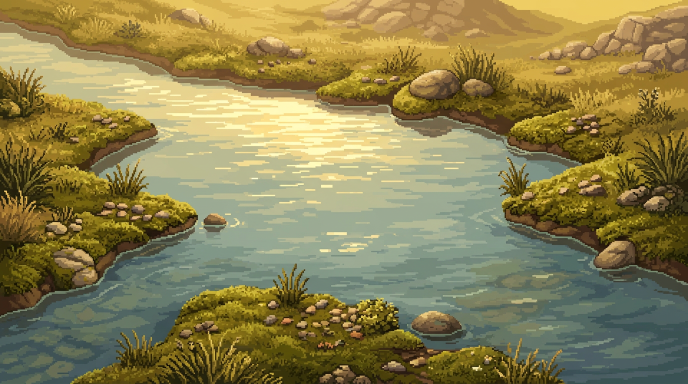
#> input picture tools/art/sources/brook_environment.png, 1376 x 768 px (shown at 1/2 size)
$ python -i river_detail.py   (imports and definitions only)
#> lines starting #> are read from the running program, lines starting #| are printed output that depends on the picture; after the words box and inside, x2 and y2 are one past the last pixel; in counts of white or black regions, pixels touching at a corner belong together
#!/usr/bin/env python3
"""Repaint the Elah river's water surface in the painterly ground's language.

WHY THIS EXISTS: after the ground-detail pass the meadow, earth, path and paving
were painted at a fine grain, while the brook was still the older tile-sprite
water — smooth, cyan and visibly built from repeated 16-pixel strokes. Standing
at the ford, the water read as a different, much flatter picture than the grass
one step away from it.

WHAT IS AND IS NOT CHANGED:

* Only pixels that are actually painted water are repainted. The mask is
  derived from the painting itself (saturation/value/hue, then a closing pass),
  not from the tile grid alone, so the irregular bank, the reeds, the sunlit
  stones and their foam edges keep their exact pixels. The few-pixel rim around
  every stone is deliberately left alone: it is what makes the stones sit in
  the water instead of floating on a new texture.
* The shallow ford keeps its pale sand bar and its wide pale band, because the
  new surface is built from the old water's own low frequencies, cooled toward
  the stream's teal only in the darker, deeper parts.
* The surface is sampled from three independent water paintings in unique crops
  (the same anti-repetition scheme the meadow uses) and built in five layers:
  fine grain, mid grain, broad current bands stretched along the flow, short
  broken dashes and small colour dabs. The grain fades out on the bright ford so
  the shallows stay calm instead of cracking into ice.
* The water keeps the stream's own colour: measured, the muted pass sat at about
  16% saturation and 123 degrees, i.e. wet stone, so the deep water is pulled
  toward 108 degrees and a higher saturation floor while the pale ford stays
  warm. A gentle vertical gradient darkens the water under the far bank.
* Water within a few pixels of a stone or the bank is darkened, so stones sit in
  the stream rather than on top of it, and three fading rings of disturbed water
  are drawn around every stone's real hole in the mask. Only water pixels
  change.
* The surface is finally posterised and stroked at brush size, because detail
  smaller than a screen pixel averages into blur.
* The stones themselves get their own pass: their interiors are unsharp-masked
  and flattened onto a few values so their facets read as paint, while the
  three-pixel ring that beds each stone in the water keeps its exact pixels.
* Collision, shore geometry, the crossing's walkable tiles, props and saves are
  untouched. This is a texture pass on `world_elah_refined_*` only.

The result is deterministic for the pinned Pillow version and fails closed: if
the Elah grid or the painted shore no longer match the layout this was tuned on,
the old water is preserved rather than a guessed repaint.
"""
from pathlib import Path
import math
import random

from PIL import Image, ImageChops, ImageDraw, ImageFilter, ImageOps, ImageStat

ROOT = Path("tools/art/sources")
# The visible brook band inside the 4x painted ground. Derived from the two
# authored water rows and kept wide enough to include the painted bank edges.
BAND_TOP = 1500
BAND_BOTTOM = 1900
WATER_ROWS = [26, 27]
SHALLOW = {(x, y) for y in range(24, 30) for x in range(12, 20)}
# Three independent painted water sources. The first two were generated for
# this pass; the third is the reviewed ripple candidate from the previous
# session. Each is sampled in unique crops, never stamped as a complete tile.
SOURCES = ("river_surface_mid.png", "river_surface_shallow.png",
           "river_ripples_source.png")
PATCH = 320
OVERLAP = 110
# Water is smoother than grass: detail is added at a lower gain and the source
# field is stretched horizontally first so the strokes read as current rather
# than as generic texture.
FINE_GAIN = 0.22
MID_GAIN = 0.20
COARSE_GAIN = 0.20
TEAL = (92, 124, 136)
TEAL_AMOUNT = 0.30
# Only the broad current bands are stretched along the flow; the fine grain is
# sampled square, so the surface keeps the meadow's painterly dabs instead of a
# lacquered horizontal sheen.
COARSE_STRETCH = 2.4
BANK_SHADE = 0.30


def _rect_mask(size, top, bottom):
    mask = Image.new("L", size, 0)
    ImageDraw.Draw(mask).rectangle((0, max(0, top), size[0] - 1, min(size[1] - 1, bottom)),
                                   fill=255)
    return mask


def water_mask(band, water_rows=WATER_ROWS):
    """Select painted water: low-saturation, light, blue-green pixels.

    Stones are saturated warm/dark and grass is saturated green, so both fall
    outside the thresholds. The band rectangle stops the classifier from
    reaching grass above and below the brook.
    """
    hue, saturation, value = band.convert("HSV").split()
    selected = ImageChops.multiply(
        ImageChops.multiply(hue.point(lambda v: 255 if 14 < v < 175 else 0),
                            saturation.point(lambda v: 255 if v < 92 else 0)),
        value.point(lambda v: 255 if v > 110 else 0))
    # The painted water reaches a little past the authored water tiles; keep a
    # fixed margin around those rows and nothing beyond it.
    top = water_rows[0] * 64 - BAND_TOP - 48
    bottom = (water_rows[-1] + 1) * 64 - BAND_TOP + 58
    selected = ImageChops.multiply(selected, _rect_mask(band.size, top, bottom))
    # Close pinholes and remove isolated specks, but preserve the stone rims.
    return selected.filter(ImageFilter.MaxFilter(5)).filter(ImageFilter.MinFilter(5))


# [22 lines left out: functions supports, normalise_water, not called in this run]


def detail_field(size, seed=9173):
    """A unique, non-repeating field of painted water crops."""
    images = [normalise_water(Image.open(ROOT / name).convert("RGB")) for name in SOURCES]
    for name, image in zip(SOURCES, images):
        if min(image.size) < PATCH:
            raise ValueError("water detail source is too small: " + name)
    rng = random.Random(seed)
    result = Image.new("RGB", size, (146, 150, 140))
    step = PATCH - OVERLAP
    used = set()
    previous_row = []
    for y in range(0, size[1], step):
        row = []
        for column, x in enumerate(range(0, size[0], step)):
            excluded = set()
            if column:
                excluded.add(row[-1])
            if column < len(previous_row):
                excluded.add(previous_row[column])
            options = [i for i in range(len(images)) if i not in excluded]
            index = rng.choice(options)
            row.append(index)
            source = images[index]
            for _attempt in range(500):
                left = rng.randrange(source.width - PATCH + 1)
                top = rng.randrange(source.height - PATCH + 1)
                if (index, left, top) not in used:
                    used.add((index, left, top))
                    break
            else:
                raise ValueError("could not choose a unique water crop")
            piece = source.crop((left, top, left + PATCH, top + PATCH))
            if rng.random() < 0.5:
                piece = piece.transpose(Image.Transpose.FLIP_LEFT_RIGHT)
            result.paste(piece, (x, y), _patch_feather(x > 0, y > 0))
        previous_row = row
    return result


# [13 lines left out: function _patch_feather, not called in this run]


_FEATHER_CACHE = {}


def _luminance_detail(field, radius):
    return ImageChops.subtract(field, field.filter(ImageFilter.GaussianBlur(radius)),
                               1.0, 128).convert("L")


# [19 lines left out: functions _add_luminance, _attenuate, not called in this run]


def _cool(base):
    """Cool the deeper water, leaving the bright ford sand pale and warm."""
    weight = base.convert("L").point(
        lambda lum: round(TEAL_AMOUNT * 255 * (1.0 - max(0.0, min(1.0, (lum - 120) / 120)))))
    teal = Image.new("RGB", base.size, TEAL)
    return Image.composite(teal, base, weight)


# [291 lines left out: functions _current_strokes, _colour_dabs, _ripple_rings, _depth_tone, _tint, _bank_shading and 6 more, not called in this run]


def paint(image):
    """Return the image with only its painted water surface repainted."""
    width, height = image.size
    band = image.crop((0, BAND_TOP, width, BAND_BOTTOM))
    mask = water_mask(band)
    weights = mask.filter(ImageFilter.GaussianBlur(1.6))

    # Remove the old water's hard tile strokes while keeping its depth, the
    # pale ford and the soft shading beneath every stone.
    base = band.filter(ImageFilter.MedianFilter(3))
    base = ImageChops.blend(base, band.filter(ImageFilter.GaussianBlur(1)), 0.3)
    base = _cool(base)

    field = detail_field(band.size)
    coarse = field.resize((round(width / COARSE_STRETCH), height),
                          Image.Resampling.LANCZOS).resize(
        band.size, Image.Resampling.BICUBIC)
    fine = _luminance_detail(field, 3)
    mid = _luminance_detail(field, 9)
    painted = _add_luminance(base, _attenuate(fine, base), FINE_GAIN)
    painted = _add_luminance(painted, _attenuate(mid, base), MID_GAIN)
    painted = _add_luminance(painted, _luminance_detail(coarse, 30), COARSE_GAIN)
    painted = _tint(painted, mask)
    painted = _depth_tone(painted, mask)
    painted = _bank_shading(painted, mask)
    painted = _ripple_rings(painted, mask)
    painted = _colour_dabs(painted, weights)
    painted = _current_strokes(painted, weights)
    painted = _sun_glints(painted, weights)
    painted = _posterise(painted, mask)
    painted = _flow_strokes(painted, mask)
    painted = _foam_edges(painted, mask)

    # Fade the new surface out inside the mask, then paste strictly inside the
    # binary mask. Every changed pixel is therefore a painted-water pixel, the
    # bank/stones stay byte-identical, and the 1.6px feather still prevents a
    # hard new-vs-old water seam along each stone's foam rim.
    softened = Image.composite(painted, band, weights)
    result = image.copy()
    result.paste(Image.composite(softened, band, mask), (0, BAND_TOP))

    # The stones are painted objects standing in the repainted water, so they
    # get the same treatment: crisp faces, hard dabs, a contact shadow. Only
    # their interior changes; the outer ring keeps the shoreline's own pixels.
    stones_image, stone_core = _stone_detail(result.crop((0, BAND_TOP, width, BAND_BOTTOM)), mask)
    # paste only through the stones' own mask: the water under it is already final
    result.paste(stones_image, (0, BAND_TOP), stone_core)
    return result, mask, stone_core

>>> from PIL import Image
>>> picture = Image.open('sources/brook_environment.png')
#> picture is the input picture: PIL image 1376x768 RGB; mean R, G, B 138, 128.1, 79.8
>>> result = paint(picture)
#> in paint, `band = image.crop((0, BAND_TOP, width, BAND_BOTTOM))`: band: PIL image 1376x400 RGB; every value is 0
#> in water_mask, `hue, saturation, value = band.convert("HSV").split()`: hue: PIL image 1376x400 L; every value is 0
#> in _rect_mask, `ImageDraw.Draw(mask).rectangle((0, max(0, top), size[0] - 1, min(size[..`:
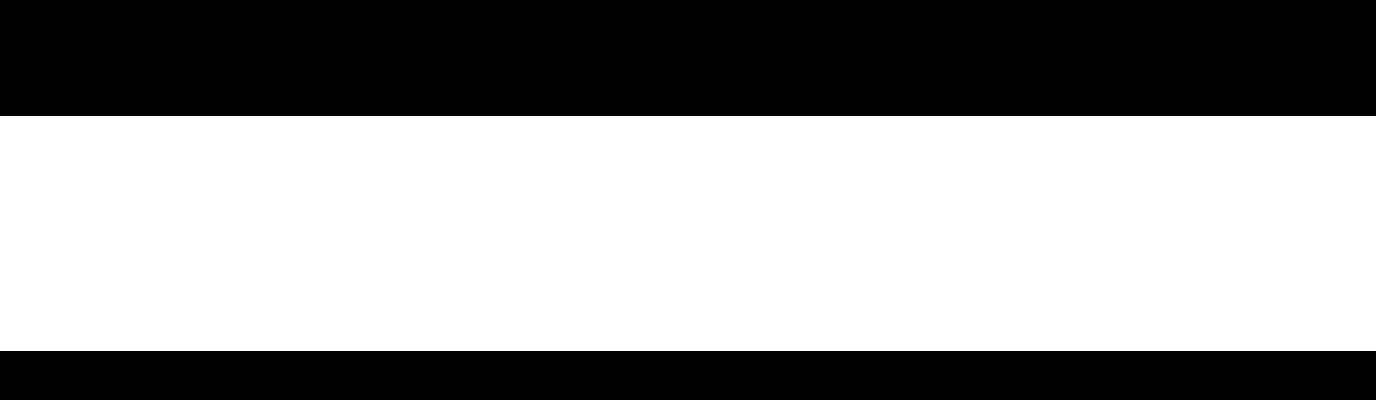
#> mask: PIL image 1376x400 L; 58.8% white; 2 black regions, box (x1, y1, x2, y2) and area: (0, 0, 1376, 116) 159616, (0, 351, 1376, 400) 67424
#> in _cool, `weight = base.convert("L").point( lambda lum: round(TEAL_AMOUNT * 255 ..`: weight: PIL image 1376x400 L; every value is 76
#> in _cool, `teal = Image.new("RGB", base.size, TEAL)`:
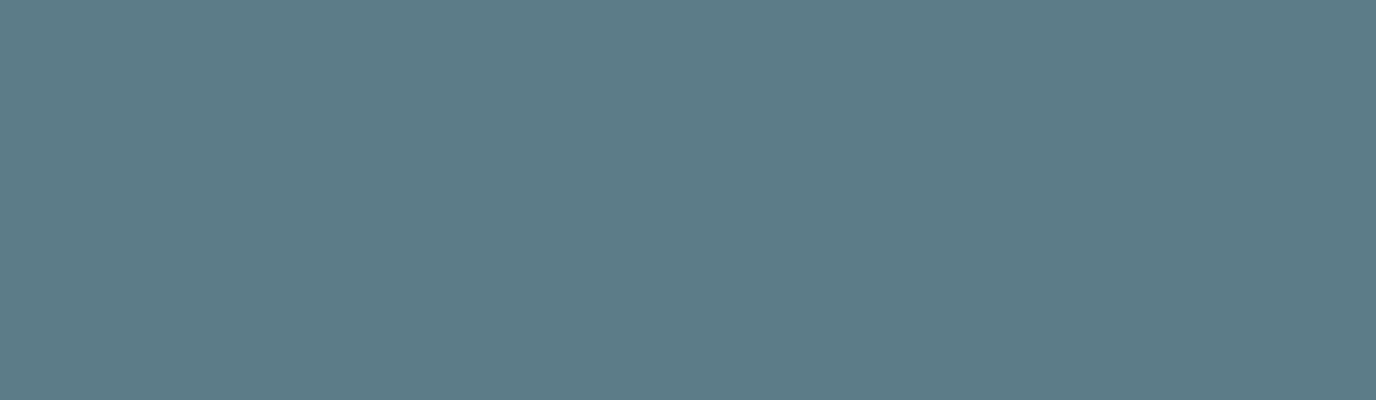
#> teal: PIL image 1376x400 RGB; mean R, G, B 92, 124, 136
#> in _cool, `return Image.composite(teal, base, weight)`:
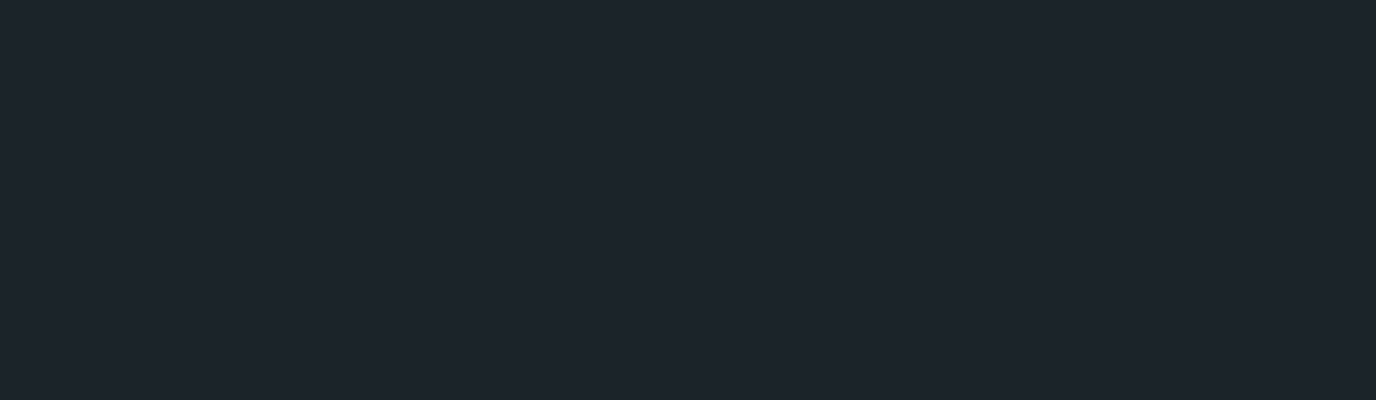
#> returned value: PIL image 1376x400 RGB; mean R, G, B 27, 37, 41
#> (the run stopped early here; a loop or call above may not have finished)
